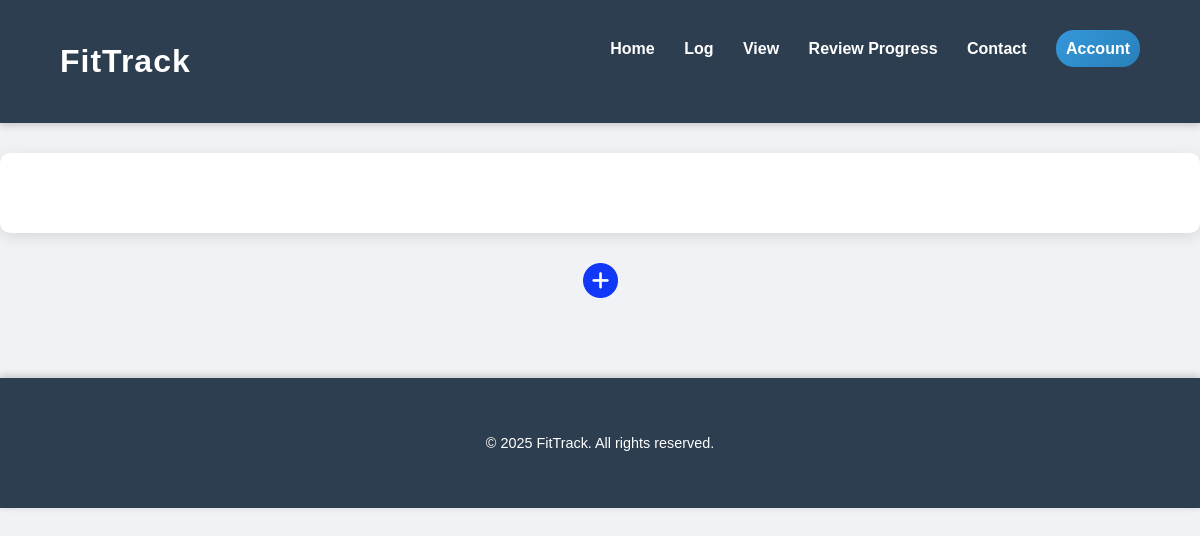
Page /meal/list/ (signed in) on the earlier database version.
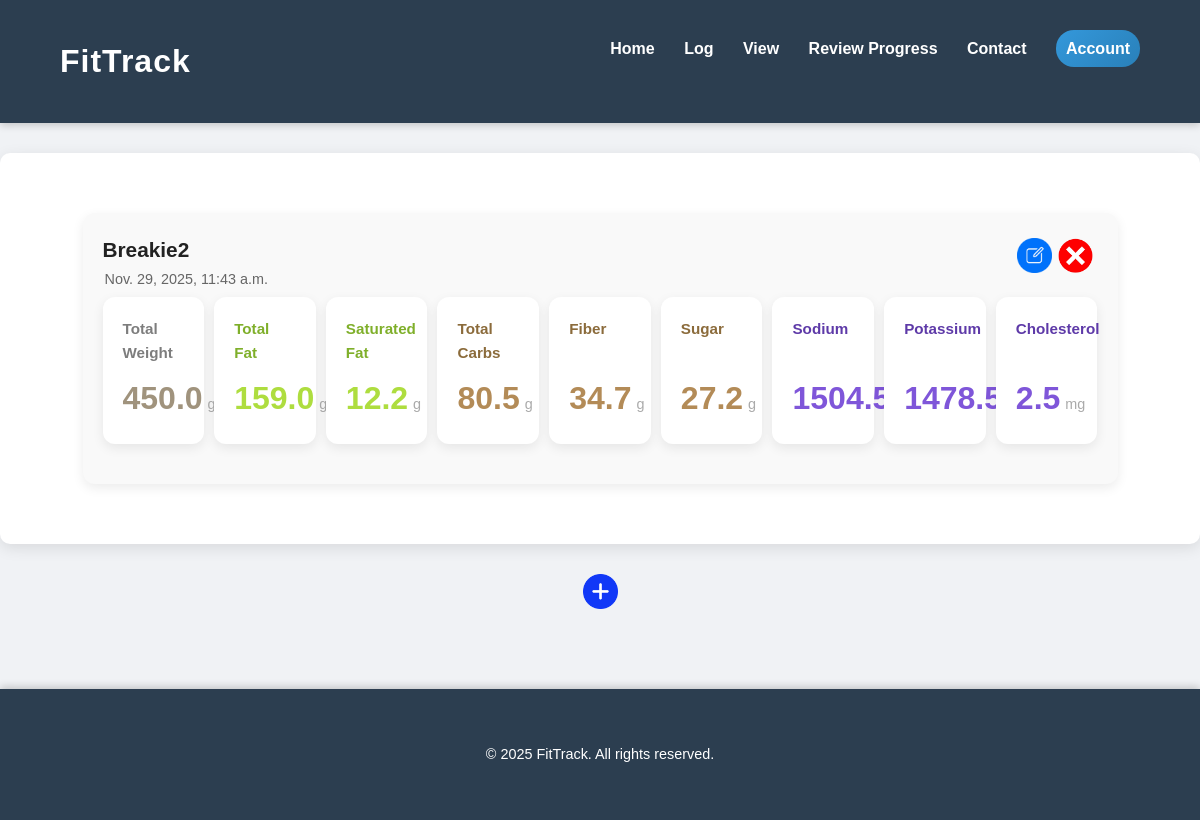
Same page on the later database version.
### meals/models.py (models this page shows, shortened)
class Meal(models.Model):
    user = models.ForeignKey(
        User,
        on_delete=models.CASCADE,  # If the parent user is deleted, this meal is also deleted.
        related_name='meal',
        help_text="The user who logged this meal."
    )
    name = models.CharField(
        max_length=100,
        help_text="Name of the meal (e.g., 'Breakfast', 'Chicken Salad')."
    )
    date = models.DateTimeField(
        default=timezone.now,
        help_text="Date and time the meal was logged."
    )
    total_weight = models.FloatField(help_text="Total weight of the meal (g).")
    total_total_fat = models.FloatField(verbose_name='Total Fat', help_text="Total fat (g).")
    total_saturated_fat = models.FloatField(verbose_name='Saturated Fat', help_text="Saturated fat (g).")
    total_total_carbs = models.FloatField(verbose_name='Total Carbs', help_text="Total carbohydrates (g).")
    total_fiber = models.FloatField(verbose_name='Fiber', help_text="Dietary fiber (g).")
    total_sugar = models.FloatField(verbose_name='Sugar', help_text="Sugar (g).")
    total_sodium = models.FloatField(verbose_name='Sodium', help_text="Sodium (mg).")
    total_potassium = models.FloatField(verbose_name='Potassium', help_text="Potassium (mg).")
    total_cholesterol = models.FloatField(verbose_name='Cholesterol', help_text="Cholesterol (mg).")

### meals/views.py (the view)
# urls.py: path("list/", MealListView.as_view(), name="meals-list"),
class MealListView(LoginRequiredMixin, ListView):
    model = Meal
    context_object_name = "meals"
    ordering = ["-date"]
    def get_queryset(self):
        queryset = super().get_queryset()
        return queryset.filter(user=self.request.user)

### meals/templates/meals/meal_list.html (shortened to what this page needs)
{% extends "base.html" %} {% block main %}
<section class="section">
  {% for meal in meals %}
  <a href="{% url 'meal-detail' meal.pk %}" class="list-item-link">
    <div class="container">
      <div class="list-item">
        <div class="list-item-header">
          <span class="list-item-name">{{ meal.name|capfirst }}</span>
          <span class="list-item-date">{{meal.date}}</span>
          <div class="actions">
            <a href="{% url 'meal-update' meal.pk %}">
              <img
                src="/static/images/edit.png"
                alt="Edit information Icon"
                id="editBtn"
              />
            </a>
            <img
              src="/static/images/delete.png"
              alt="Delete Meal Icon"
              class="deleteBtn"
              data-meal-id="{{ meal.pk }}"
              data-meal-name="{{ meal.name|capfirst }}"
            />
          </div>
        </div>
        <div class="nutrition-summary">
          <div class="stats-grid-meal">
            <div class="stat-box amount-colour">
              <p>Total Weight</p>
              <div class="data">
                <span class="stat-value">{{ meal.total_weight|floatformat:1 }}</span>
                <span class="unit">g</span>
              </div>
            </div>
            <div class="stat-box fat-colour">
              <p>Total Fat</p>
              <div class="data">
                <span class="stat-value">{{ meal.total_total_fat|floatformat:1 }}</span>
                <span class="unit">g</span>
              </div>
            </div>
            <div class="stat-box fat-colour">
              <p>Saturated Fat</p>
              <div class="data">
                <span class="stat-value">{{ meal.total_saturated_fat|floatformat:1 }}</span>
                <span class="unit">g</span>
              </div>
            </div>
            <div class="stat-box carbs-colour">
              <p>Total Carbs</p>
              <div class="data">
                <span class="stat-value">{{ meal.total_total_carbs|floatformat:1 }}</span>
                <span class="unit">g</span>
              </div>
            </div>
            <div class="stat-box carbs-colour">
              <p>Fiber</p>
              <div class="data">
                <span class="stat-value">{{ meal.total_fiber|floatformat:1 }}</span>
                <span class="unit">g</span>
              </div>
            </div>
            <div class="stat-box carbs-colour">
              <p>Sugar</p>
              <div class="data">
                <span class="stat-value">{{ meal.total_sugar|floatformat:1 }}</span>
                <span class="unit">g</span>
              </div>
            </div>
            <div class="stat-box micronutrients-colour">
              <p>Sodium</p>
              <div class="data">
                <span class="stat-value">{{ meal.total_sodium|floatformat:1 }}</span>
                <span class="unit">mg</span>
              </div>
            </div>
            <div class="stat-box micronutrients-colour">
              <p>Potassium</p>
              <div class="data">
                <span class="stat-value">{{ meal.total_potassium|floatformat:1 }}</span>
                <span class="unit">mg</span>
              </div>
            </div>
            <div class="stat-box micronutrients-colour">
              <p>Cholesterol</p>
              <div class="data">
                <span class="stat-value">{{ meal.total_cholesterol|floatformat:1 }}</span>
                <span class="unit">mg</span>
              </div>
            </div>
          </div>
        </div>
      </div>
    </div>
  </a>
  {% endfor %}
</section>
<div class="detail-navigation">
  <a href="{% url 'log-meal'%}">
    <img src="/static/images/add.png" alt="Add icon" />
  </a>
</div>
{% endblock %}

Differences in the rows shown:
added Meal: name "Breakie2", date "Nov. 29, 2025, 11:43 a.m.", total_weight "450.0", total_total_fat "159.0", total_saturated_fat "12.2", total_total_carbs "80.5", total_fiber "34.7", total_sugar "27.2", total_sodium "1504.5", total_potassium "1478.5", total_cholesterol "2.5"
